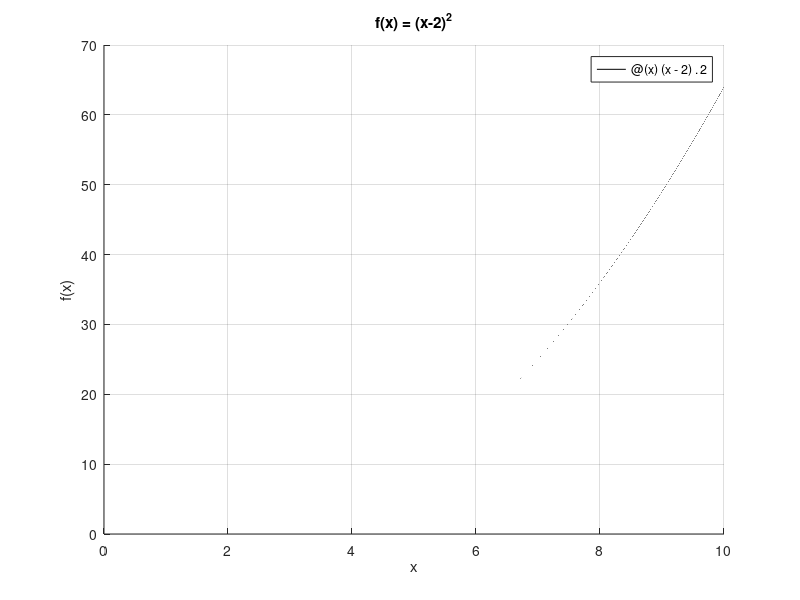

This figure's MATLAB source: (Note: this script raises an error after producing the figure.)
%% visualising the golden ratio search
clear all, clc, close all

golden_ratio = (1 + sqrt(5)) / 2;
x1 = 0;
x2 = 10;
tol = 1e-3;

%%%% first function
f = @(x) (x - 2).^2;
a = figure;
set(gcf, 'Position', [360 198 700 420]);
hold on;
grid on;
fplot(f, [0, 10], 'k-') % Plot function

xlabel('x');
ylabel('f(x)');
title(sprintf("f(x) = (x-2)^2",'Interpreter','latex','FontSize',12))

% Start the search
[xmin_1, fmin1, iter1] = golden_ratio_search(f, x1, x2, tol, golden_ratio, true);
title(sprintf('$f(x) = (x-2)^2$, $(x,f(x))_{\\mathrm{min}} = (%f, %f)$, number of iterations $= %d$', xmin_1, fmin1, iter1),'Interpreter','latex','FontSize',12)
fprintf('Minimum found at x = %f with f(x) = %f\n', xmin_1, fmin1);

%%%% second function
f2 = @(x) x.^2+3*exp(-2*x);
figure;
set(gcf, 'Position', [360 198 700 420]);
hold on;
grid on;
fplot(f2, [0, 10], 'k-'); % Plot function
xlabel('x');
ylabel('f(x)');
title(sprintf("f(x) = x^2+3e^{-2x}",'Interpreter','latex','FontSize',12))

% Start the search
[xmin_2, fmin2, iter2] = golden_ratio_search(f2, x1, x2, tol, golden_ratio, true);
title(sprintf('$f(x) = x^2+3e^{-2x}$, $(x,f(x))_{\\mathrm{min}} = (%f, %f)$, number of iterations $= %d$', xmin_2, fmin2, iter2),'Interpreter','latex','FontSize',12)
fprintf('Minimum found at x = %f with f(x) = %f\n', xmin_2, fmin2);


%% testing the effect of the ratio for fun

f = @(x) (x-2).^2;
solution = 2;

x1 = 0;
x2 = 10;
tol = 1e-3;
ratios = 1.35:0.0005:1.7;
golden_ratio = (1 + sqrt(5)) / 2;
[~, index] = min(abs(ratios - golden_ratio));
ratios(index) = golden_ratio;

iterations = zeros(size(ratios));
accuracies = zeros(size(ratios));

for i = 1:length(ratios)
    [xmin, ~, iterations(i)] = golden_ratio_search(f, x1, x2, tol, ratios(i), false);
    accuracies(i) = abs(xmin - solution);
end

[min_iters, idx_min_iters] = min(iterations);
[min_err, idx_min_err] = min(accuracies);

figure;
subplot(2,1,1);
plot(ratios, iterations, '.-');
hold on;
plot(ratios(idx_min_iters), min_iters, 'ko', 'MarkerFaceColor', 'k');
plot(ratios(idx_min_err), iterations(idx_min_err), 'ro', 'MarkerFaceColor', 'r');
xlabel('Ratio');
ylabel('Number of Iterations');
title('Number of Iterations to find a solution for Different Ratios in Golden Ratio Search');
legend('Iterations', 'Min Iteration Point', 'Corresponding Point for Min Error');
grid on;

subplot(2,1,2);
plot(ratios, accuracies, '.-');
hold on;
plot(ratios(idx_min_err), min_err, 'ro', 'MarkerFaceColor', 'r');
plot(ratios(idx_min_iters), accuracies(idx_min_iters), 'ko', 'MarkerFaceColor', 'k');
xlabel('Ratio');
ylabel('Accuracy (Absolute Error)');
title('Accuracy of Solutions for Different Ratios in Golden Ratio Search');
legend('Accuracy', 'Min Error Point', 'Corresponding Point for Min Iteration');
grid on;


%% Functions

function [xmin, fmin, iterations] = golden_ratio_search(f, x1, x2, tol, ratio, animate)
    d = (x2 - x1) / ratio;
    x3 = x2 - d;
    x4 = x1 + d;
    f1 = f(x1);
    f2 = f(x2);
    f3 = f(x3);
    f4 = f(x4);
    iterations = 0;
    
    if animate
    h1 = plot(x1, f1, 'ro', 'MarkerFaceColor', 'r');
    h2 = plot(x2, f2, 'bo', 'MarkerFaceColor', 'b');
    h3 = plot(x3, f3, 'go', 'MarkerFaceColor', 'g');
    h4 = plot(x4, f4, 'mo', 'MarkerFaceColor', 'm');
    end

    while abs(x2 - x1) > tol
        iterations = iterations + 1;
        if f3 < f4
            x2 = x4;
            f2 = f4;
            x4 = x3;
            f4 = f3;
            d = (x2 - x1) / ratio;
            x3 = x2 - d;
            f3 = f(x3);
        else
            x1 = x3;
            f1 = f3;
            x3 = x4;
            f3 = f4;
            d = (x2 - x1) / ratio;
            x4 = x1 + d;
            f4 = f(x4);
        end
        
        if animate
        drawnow;
        pause(0.2)
        delete([h1, h2, h3, h4]);
        h1 = plot(x1, f1, 'ro', 'MarkerFaceColor', 'r');
        h2 = plot(x2, f2, 'bo', 'MarkerFaceColor', 'b');
        h3 = plot(x3, f3, 'go', 'MarkerFaceColor', 'g');
        h4 = plot(x4, f4, 'mo', 'MarkerFaceColor', 'm');
        end
    end
    xmin = (x1 + x2) / 2;
    fmin = f(xmin);
end

